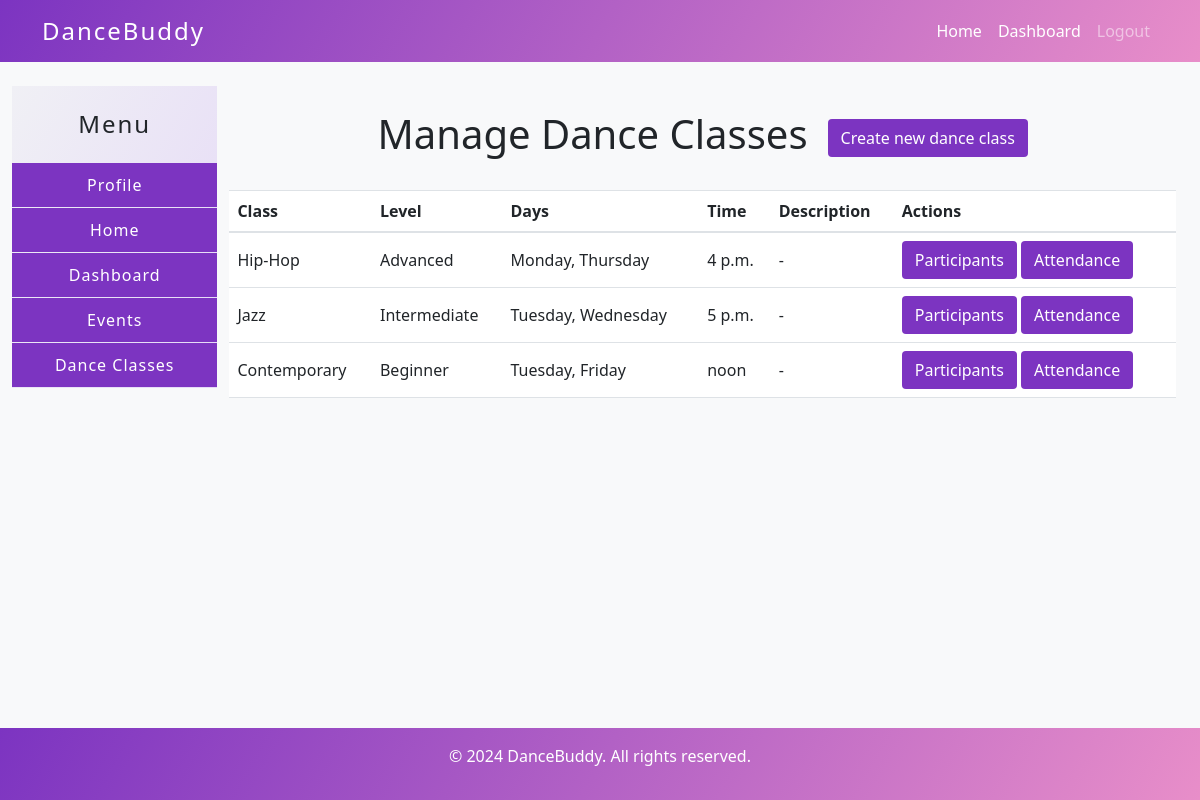
The page /management/dance_class/ (signed in) on the database as committed earlier.
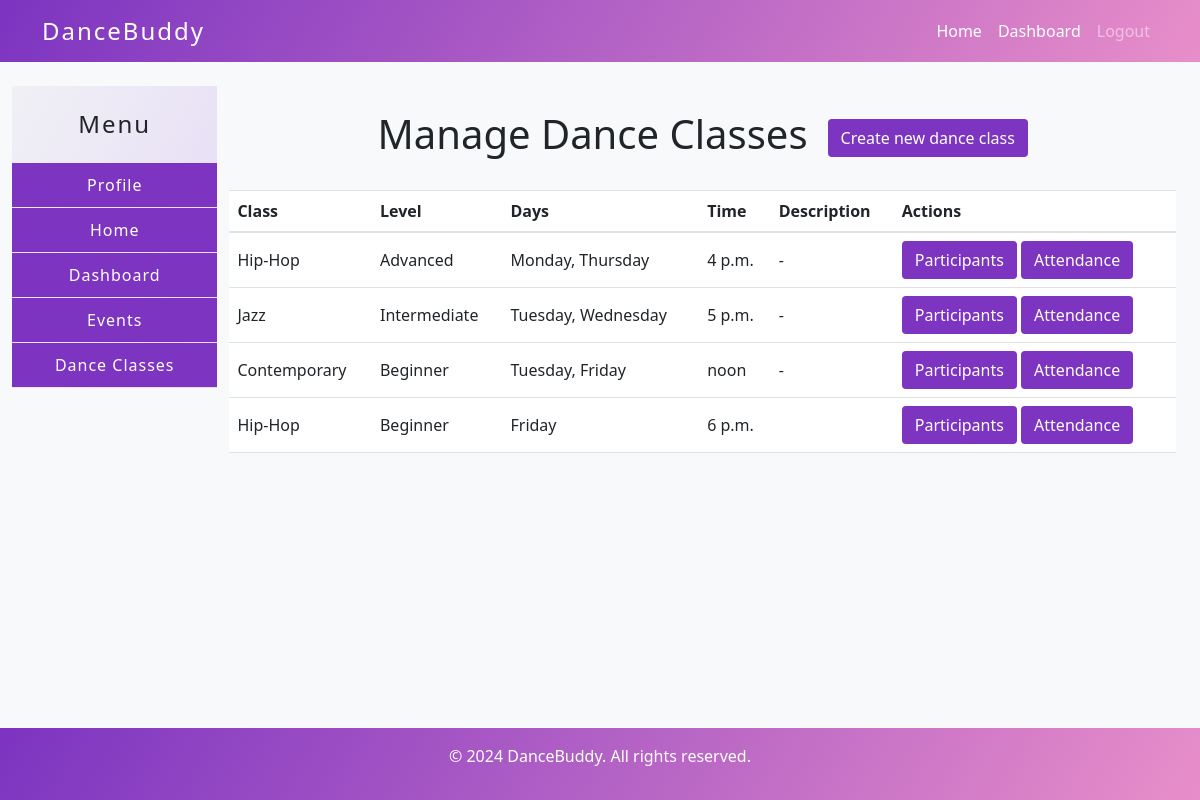
The same page on the database as committed later.
### BasicBackend/models.py (models this page shows, shortened)
class DanceClass(models.Model):
    LEVEL_CHOICES = [
        ('beginner', 'Begginner'),
        ('intermediate', 'Intermediate'),
        ('advanced', 'Advanced')
    ]
    DAY_CHOICES = [
        ('monday', 'Monday'),
        ('tuesday', 'Tuesday'),
        ('wednesday', 'Wednesday'),
        ('thursday', 'Thursday'),
        ('friday', 'Friday')
    ]
    title = models.CharField(max_length=100)
    level = models.CharField(max_length=20, choices=LEVEL_CHOICES, default='beginner')
    description = models.TextField(null=True, blank=True)
    time = models.TimeField()
    days = MultiSelectField(choices=DAY_CHOICES)
    users = models.ManyToManyField('User', through='DanceClassAssignment', related_name='dance_classes')
    instructor = models.ForeignKey('User', on_delete=models.SET_NULL, null=True, blank=True,
                                   related_name='instructed_classes')

### BasicBackend/views.py (the view)
# urls.py: path('', manage_dance_classes, name='manage_dance_classes'),
@login_required
@user_passes_test(is_instructor)
def manage_dance_classes(request):
    instructor_classes = DanceClass.objects.filter(instructor=request.user)
    attendances = DanceClassAttendance.objects.filter(dance_class__in=instructor_classes).order_by(
        'dance_class', 'session_date'
    )
    status_choices = [
        ('pending', 'Pending'),
        ('present', 'Present'),
        ('absent', 'Absent'),
        ('late', 'Late'),
    ]
    grouped_attendances = {}
    for dance_class, class_group in groupby(attendances, key=lambda x: x.dance_class):
        grouped_attendances[dance_class] = {}
        for session_date, date_group in groupby(class_group, key=lambda x: x.session_date):
            grouped_attendances[dance_class][session_date] = list(date_group)
    grouped_attendances_js = {}
    for dance_class, class_group in groupby(attendances, key=lambda x: x.dance_class):
        grouped_attendances_js[dance_class.id] = {}
        for session_date, date_group in groupby(class_group, key=lambda x: x.session_date):
            session_date_str = session_date.strftime('%Y-%m-%d')
            grouped_attendances_js[dance_class.id][session_date_str] = [
                {'status': attendance.status, 'user': attendance.user.id}
                for attendance in date_group
            ]
    grouped_users_js = {}
    for dance_class in instructor_classes:
        grouped_users_js[dance_class.id] = [
            {'first_name': user.first_name, 'last_name': user.last_name, 'id': user.id}
            for user in dance_class.users.all()
        ]
    grouped_users = {}
    for dance_class in instructor_classes:
        grouped_users[dance_class.id] = [
            {'first_name': user.first_name, 'last_name': user.last_name, 'id': user.id}
            for user in dance_class.users.all()
        ]
    return render(request, 'manage_dance_classes.html', {
        'instructor_classes': instructor_classes,
        'attendances': attendances,
        'status_choices': status_choices,
        'users': User.objects.filter(groups__name='Dancer'),
        'instructors': User.objects.filter(groups__name='Instructor'),
        'dance_classes': DanceClass.objects.filter(instructor=request.user),
        'grouped_attendances': grouped_attendances,
        'grouped_attendances_js': json.dumps(grouped_attendances_js),
        'grouped_users': grouped_users,
        'grouped_users_js': json.dumps(grouped_users_js),
        'today_date': date.today().strftime('%Y-%m-%d'),
    })

### BasicBackend/templatetags/custom_filters.py (called while the page is built)
@register.filter
def filter_attendance(attendances, status):
    return [attendance for attendance in attendances if attendance.status == status]

@register.filter
def filter_user_group(group, class_id):
    return group[class_id]

@register.filter
def get_item(dictionary, key):
    return dictionary.get(key)

### BasicBackend/views.py (called while the page is built)
def is_instructor(user):
    return user.groups.filter(name='Instructor').exists()

### templates/manage_dance_classes.html (shortened to what this page needs)
{% extends 'base_generic.html' %}
{% load static %}
{% load custom_filters %}
{% block sidebar %}
    {% include 'instructor_sidebar.html' %}
{% endblock %}
{% block content %}
    <div class="container mt-4">
        <div class="custom-row" style="justify-content: center">
            <h1 class="text-center">Manage Dance Classes</h1>
            <button class="btn-primary-subtle-sm" data-bs-toggle="modal" data-bs-target="#createDanceClassModal">
                Create new dance class
            </button>
        </div>
        <table class="table mt-4">
            <thead>
            <tr>
                <th>Class</th>
                <th>Level</th>
                <th>Days</th>
                <th>Time</th>
                <th>Description</th>
                <th>Actions</th>
            </tr>
            </thead>
            <tbody>
            {% for dance_class in instructor_classes %}
                <tr>
                    <td style="vertical-align: middle">{{ dance_class.title }}</td>
                    <td style="vertical-align: middle">{{ dance_class.level.capitalize }}</td>
                    <td style="vertical-align: middle">{{ dance_class.days }}</td>
                    <td style="vertical-align: middle">{{ dance_class.time }}</td>
                    <td style="vertical-align: middle">{{ dance_class.description }}</td>
                    <td style="vertical-align: middle">
                        <button class="btn-primary-subtle-sm"
                                onclick="toggleTable(
                                        'participants-table-{{ dance_class.id }}',
                                        'participants-title-{{ dance_class.id }}'
                                        )">
                            Participants
                        </button>
                        <button class="btn-primary-subtle-sm"
                                onclick="toggleTable(
                                        'attendance-table-{{ dance_class.id }}',
                                        'attendance-title-{{ dance_class.id }}'
                                        )">
                            Attendance
                        </button>
                    </td>
                </tr>
            {% endfor %}
            </tbody>
        </table>
    </div>
{% endblock %}

### templates/base_generic.html (shortened to what this page needs)
{% load static %}
<!DOCTYPE html>
<html lang="en">
<head>
    <link href="https://cdn.jsdelivr.net/npm/bootstrap@4.5.2/dist/css/bootstrap.min.css" rel="stylesheet">
    <link href="https://cdn.jsdelivr.net/npm/bootstrap@5.3.0-alpha1/dist/css/bootstrap.min.css" rel="stylesheet">
    <link rel="stylesheet" href="{% static 'css/style.css' %}">
    <link rel="stylesheet" href="{% static 'css/card.css' %}">
    <link rel="stylesheet" href="{% static 'css/sidebar.css' %}">
</head>
<body class="d-flex flex-column min-vh-100">
    <nav class="navbar navbar-expand-lg navbar-dark navbar-primary">
        <div class="container">
            <a class="navbar-brand brand-title-text" href="/">DanceBuddy</a>
            <div class="collapse navbar-collapse" id="navbarNav">
                <ul class="navbar-nav ml-auto">
                    <li class="nav-item active">
                        <a class="nav-link" href="/">Home</a>
                    </li>
                    <li class="nav-item active">
                        <a class="nav-link" href="/dashboard">Dashboard</a>
                    </li>
                    <li class="nav-item">
                        {% if request.user.is_authenticated %}
                        <a class="nav-link" href="{% url 'login' %}">Logout</a>
                        {% else %}
                        <a class="nav-link" href="{% url 'logout' %}">Login</a>
                        {% endif %}
                    </li>
                </ul>
            </div>
        </div>
    </nav>
    <div class="container-fluid mt-4 flex-grow-1">
        <div class="d-flex justify-content-between">
            {% block sidebar %}
            {% endblock %}
            {% block content %}
            {% endblock %}
        </div>
    </div>
    <footer class="footer {{ footer_class|default:'footer-primary' }} text-white text-center py-3 mt-5">
        <p>&copy; 2024 DanceBuddy. All rights reserved.</p>
    </footer>
</body>
</html>

### templates/instructor_sidebar.html
<div class="sidebar custom-sidebar">
    <h4 class="brand-title-text text-center mb-4 mt-4">Menu</h4>
    <a href="{% url 'home' %}" class="d-block text-center">Profile</a>
    <a href="{% url 'home' %}" class="d-block text-center">Home</a>
    <a href="{% url 'dashboard' %}" class="d-block text-center">Dashboard</a>
    <a href="{% url 'manage_events' %}" class="d-block text-center">Events</a>
    <a href="{% url 'manage_dance_classes' %}" class="d-block text-center">Dance Classes</a>
</div>

### static/css/style.css (style rules this page uses)
body { background-color: #f8f9fa; }
.brand-title-text { font-size: 1.5rem; letter-spacing: 2px; }
.footer-primary { background: linear-gradient(120deg, #7c34c1, #e88ec9); color: #ffffff; }
.navbar-primary { background: linear-gradient(120deg, #7c34c1, #e88ec9); color: #ffffff; }
.btn-primary-subtle-sm { background: #7c34c1; color: #ffffff; border: 1px solid transparent; padding: 0.375rem 0.75rem; font-size: 1rem; transition: all 0.3s ease; border-radius: 0.25rem; }
.custom-row { display: flex; justify-content: left; align-items: center; gap: 20px; margin-bottom: .5rem; }
.custom-row button { flex-shrink: 0; }

### static/css/sidebar.css (style rules this page uses)
.custom-sidebar { width: 250px; height: fit-content; background: linear-gradient(120deg, #f0f0f5, #e5d9f7); }
.custom-sidebar a { background-color: #7c34c1; color: #ffffff; border: none; letter-spacing: 1px; display: block; text-decoration: none; margin-bottom: 1px; padding: 10px 20px; font-size: 1rem; transition: background-color 0.3s ease, transform 0.2s ease; }

Rows that differ between the two databases and show on the page:
added DanceClass: title "Hip-Hop", level "Beginner", days "Friday", time "6 p.m."
